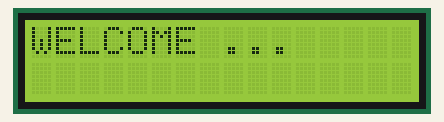
Recording of a sketch running on a simulated Arduino Uno, built with avr-gcc and run on an emulated ATmega328P. Parts: 16×2 character LCD.

Above: at 0.1 s.
At 2.6 s:
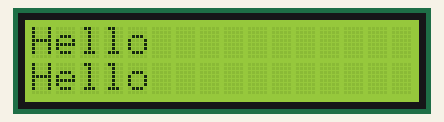

The sketch:

lcd_serial.ino
```cpp
#include <SerialCommand.h>
#include <Wire.h>
#include <LiquidCrystal_I2C.h>

LiquidCrystal_I2C lcd(0x27,16,2);
SerialCommand SCmd;

char str1[255] = "Hello";
char str2[255] = "Hello";


void setup() {
  Serial.begin(115200);

  SCmd.addCommand("lcd1",lcd1);
  SCmd.addCommand("lcd2",lcd2);
  SCmd.addDefaultHandler(unrecognized);
  //strcpy(str1,"Hello");
  //strcpy(str2,"Hello");
  lcd.init();
  lcd.backlight();
  lcd.print("WELCOME ...");
  delay(2000);
}

void loop() {
  SCmd.readSerial();
  delay(500);

  lcd.clear();
  lcd.print(str1);
  lcd.setCursor(0,1);
  lcd.print(str2);
  if (max_len(str1,str2) > 16) {
    delay(500);
    for (int i = 1; i<=(max_len(str1,str2)-16); i++) {
      lcd.scrollDisplayLeft();
      delay(300);
    }
  }
}


void lcd1() {
  char* arg = SCmd.next();
  if (arg != NULL) strcpy(str1,arg);
}

void lcd2() {
  char* arg = SCmd.next();
  if (arg != NULL) strcpy(str2,arg);
}

int max_len(char s1[255], char s2[255]) {
  if (strlen(s1) > strlen(s2)) return strlen(s1);
  else return strlen(s2);
}

void unrecognized() {
}
```
